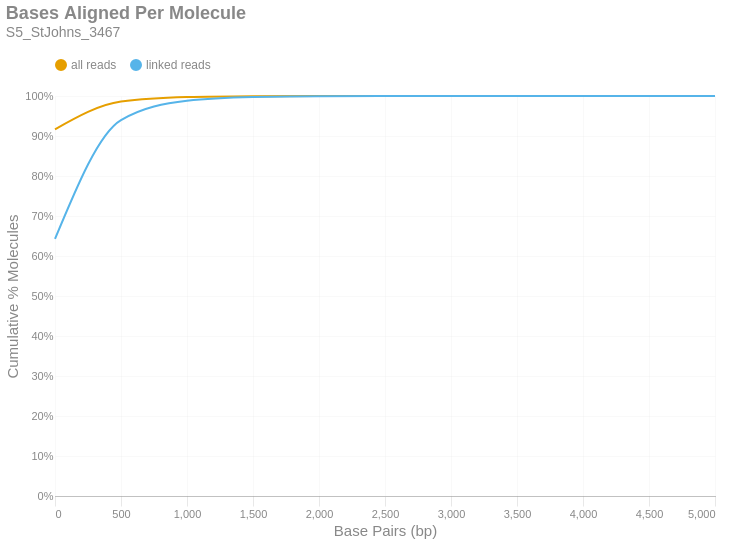

Source (notebook cell):
### Markdown cell above
### Bases Aligned Per Molecule
This is a cumulative frequency distribution showing the number of base pairs aligned per unique molecule. These data are shown in 500 bp bins. There are two distributions: one with `all reads` (yellow) and another with only `linked reads` (blue). The percent of molecules in the `linked reads` distribution is relative to the total number of linked molecules.

### Code cell
if SKIPLR:
    print_html(f"Skipped")
else:
    binned_df = consolidated_hist(valids['aligned_bp'], mask, 500, True)
    with SafeRender(binned_df):
        (
            density_plot(binned_df, 'Bases Aligned Per Molecule', samplename, 'basesper')
            .encode(
                x=alt.X('bin:Q', title="Base Pairs (bp)").axis(tickMinStep=500).scale(padding=0),
                y=alt.Y('value:Q', title='Cumulative % Molecules')
                    .axis(format='%')
                    .scale(domain = [0,1])
                    .stack(False),
                color=alt.Color("key:N").scale(domain = ["all reads", "linked reads"]),
                tooltip = [
                    alt.Tooltip("key:N", title = "Data Type"),
                    alt.Tooltip("range_label:N", title="Bases Aligned Per Molecule"),
                    alt.Tooltip("value:Q", format = ".2%", title="% Molecules (Cum.)")
                ]
            )
        ).display()

### Figure 1 — Vega-Lite specification as saved in the notebook (floating-point values rounded to 4 significant figures)
{"width": "container", "height": 400, "config": {"title": {"anchor": "start", "dy": -15, "fontSize": 18, "color": "#888888", "subtitleColor": "#888888", "subtitleFontSize": 14}, "arc": {"fill": "#0072B2"}, "axis": {"domainColor": "#888888", "domainWidth": 0.5, "gridWidth": 0.2, "grid": false, "titleFontWeight": 400, "titleFontSize": 15, "labelFontSize": 11, "labelColor": "#888888", "tickColor": "#888888", "tickWidth": 0.2, "titleColor": "#888888"}, "axisBand": {"grid": false}, "axisX": {"grid": true, "tickSize": 10, "domainCap": "round"}, "axisY": {"domain": false, "grid": true, "tickSize": 0, "domainCap": "round"}, "background": "transparent", "header": {"labelFontSize": 15, "labelColor": "#888888", "titleFontSize": 15, "titleFontWeight": 600, "titleColor": "#888888"}, "legend": {"labelFont": "sans-serif", "labelFontSize": 12, "labelColor": "#888888", "symbolSize": 100, "symbolType": "circle", "titleFontSize": 12, "titlePadding": 10, "titleColor": "#888888", "title": null, "orient": "top"}, "range": {"category": ["#E69F00", "#56B4E9", "#009E73", "#F0E442", "#0072B2", "#D55E00", "#CC79A7", "#000000"], "diverging": ["#cfe8f3", "#a2d4ec", "#73bfe2", "#46abdb", "#1696d2", "#12719e"]}, "area": {"fill": "#0072B2", "fillOpacity": 0.7, "line": true, "strokeOpacity": 0.7}, "line": {"color": "#0072B2", "stroke": "#0072B2", "strokeWidth": 2}, "trail": {"color": "#0072B2", "stroke": "#0072B2", "strokeWidth": 0, "size": 1}, "point": {"filled": true, "fillOpacity": 1.0, "size": 95}, "text": {"color": "#888888", "fontSize": 11, "align": "right", "fontWeight": 400, "size": 11}, "bar": {"fill": "#0072B2", "stroke": null}, "view": {"stroke": null, "continuousWidth": 660, "continuousHeight": 400}}, "data": {"name": "data-0ec9f8664e8bfe8de20ac55de925f85f"}, "mark": {"type": "line", "interpolate": "monotone", "point": {"opacity": 0, "size": 275}}, "encoding": {"color": {"field": "key", "scale": {"domain": ["all reads", "linked reads"]}, "type": "nominal"}, "tooltip": [{"field": "key", "title": "Data Type", "type": "nominal"}, {"field": "range_label", "title": "Bases Aligned Per Molecule", "type": "nominal"}, {"field": "value", "format": ".2%", "title": "% Molecules (Cum.)", "type": "quantitative"}], "x": {"axis": {"tickMinStep": 500}, "field": "bin", "scale": {"padding": 0}, "title": "Base Pairs (bp)", "type": "quantitative"}, "y": {"axis": {"format": "%"}, "field": "value", "scale": {"domain": [0, 1]}, "stack": false, "title": "Cumulative % Molecules", "type": "quantitative"}}, "params": [{"name": "param_c36ac31b6afebe62", "select": {"type": "point", "fields": ["key"]}, "bind": "legend"}], "title": {"text": "Bases Aligned Per Molecule", "subtitle": "S5_StJohns_3467"}, "transform": [{"fold": ["all reads (cumsum)", "linked reads (cumsum)"]}, {"calculate": "replace(datum.key, ' (cumsum)', '')", "as": "key"}, {"filter": {"param": "param_c36ac31b6afebe62"}}], "usermeta": {"embedOptions": {"downloadFileName": "S5_StJohns_3467.basesper"}}, "$schema": "https://vega.github.io/schema/vega-lite/v6.1.0.json", "datasets": {"data-0ec9f8664e8bfe8de20ac55de925f85f": [{"bin": "0.0", "interval": "0.0-500.0", "all reads": 0.9167, "linked reads": 0.6427, "all reads (cumsum)": 0.9167, "linked reads (cumsum)": 0.6427, "range_label": "0-499"}, {"bin": "500.0", "interval": "500.0-1000.0", "all reads": 0.06931, "linked reads": 0.2972, "all reads (cumsum)": 0.986, "linked reads (cumsum)": 0.9399, "range_label": "500-999"}, {"bin": "1000.0", "interval": "1000.0-1500.0", "all reads": 0.01124, "linked reads": 0.04844, "all reads (cumsum)": 0.9973, "linked reads (cumsum)": 0.9883, "range_label": "1000-1499"}, {"bin": "1500.0", "interval": "1500.0-2000.0", "all reads": 0.002144, "linked reads": 0.009238, "all reads (cumsum)": 0.9994, "linked reads (cumsum)": 0.9976, "range_label": "1500-1999"}, {"bin": "2000.0", "interval": "2000.0-2500.0", "all reads": 0.0004343, "linked reads": 0.001871, "all reads (cumsum)": 0.9999, "linked reads (cumsum)": 0.9994, "range_label": "2000-2499"}, {"bin": "2500.0", "interval": "2500.0-3000.0", "all reads": 9.397e-05, "linked reads": 0.0004048, "all reads (cumsum)": 1.0, "linked reads (cumsum)": 0.9998, "range_label": "2500-2999"}, {"bin": "3000.0", "interval": "3000.0-3500.0", "all reads": 2.6e-05, "linked reads": 0.000112, "all reads (cumsum)": 1.0, "linked reads (cumsum)": 1.0, "range_label": "3000-3499"}, {"bin": "3500.0", "interval": "3500.0-4000.0", "all reads": 7.671e-06, "linked reads": 3.305e-05, "all reads (cumsum)": 1.0, "linked reads (cumsum)": 1.0, "range_label": "3500-3999"}, {"bin": "4000.0", "interval": "4000.0-4500.0", "all reads": 1.705e-06, "linked reads": 7.344e-06, "all reads (cumsum)": 1.0, "linked reads (cumsum)": 1.0, "range_label": "4000-4499"}, {"bin": "4500.0", "interval": "4500.0-5000.0", "all reads": 1.065e-06, "linked reads": 4.59e-06, "all reads (cumsum)": 1.0, "linked reads (cumsum)": 1.0, "range_label": "4500-4999"}, {"bin": "5000.0", "interval": "5000.0-5500.0", "all reads": 2.131e-07, "linked reads": 9.18e-07, "all reads (cumsum)": 1.0, "linked reads (cumsum)": 1.0, "range_label": "5000-5499"}]}}
